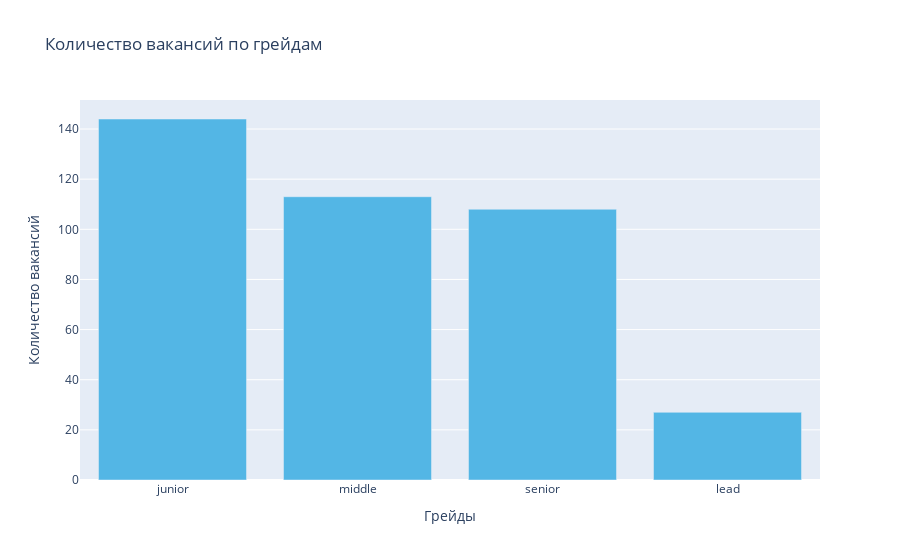

The cell this chart's notebook holds for it:
### Markdown cell above
Из всего числа имеющихся примеров датасета грейды удалось выделить лишь у 5%. Делаем вывод, что в дальнейшей работе эта сторона вакансий нерепрезентативна, использовать не будем.

### Code cell
fig = go.Figure(
    data=[
        go.Bar(
            x=list(levels_dict.keys()),
            y=df[[*levels_dict.keys()]].sum().values,
            marker_color="#53b6e5",
        )
    ]
)
fig.update_xaxes(title_text="Грейды")
fig.update_yaxes(title_text="Количество вакансий")
fig.update_layout(title="Количество вакансий по грейдам")

fig.show()

### Figure 1 — Plotly figure (JSON) as saved in the notebook; plotly's stock layout.template omitted (floating-point values rounded to 4 significant figures)
{"data": [{"marker": {"color": "#53b6e5"}, "type": "bar", "x": ["junior", "middle", "senior", "lead"], "y": [144, 113, 108, 27]}], "layout": {"title": {"text": "Количество вакансий по грейдам"}, "xaxis": {"title": {"text": "Грейды"}}, "yaxis": {"title": {"text": "Количество вакансий"}}}}
